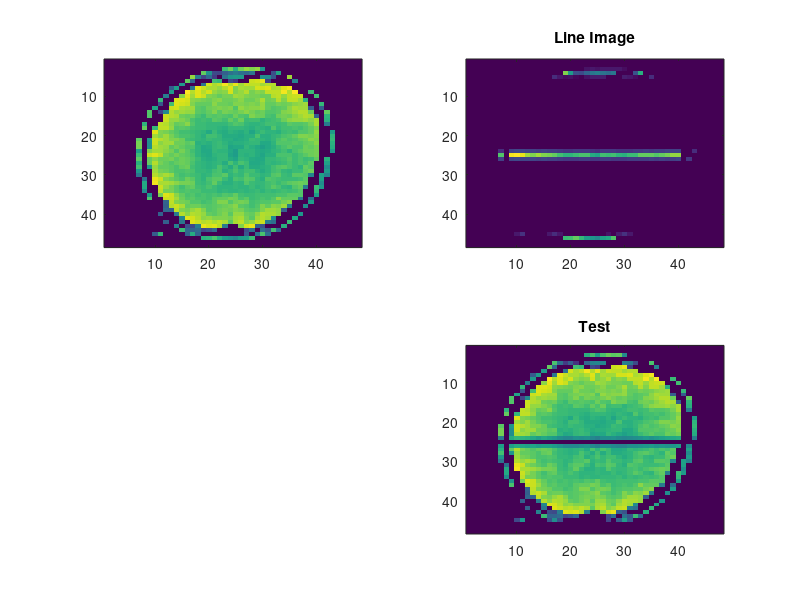

MATLAB code for this plot:
clear all
clc

LI = load('LineImage.mat');
SE = load('SpinEchoImage.mat');


figure;

subplot(2,2,1);imagesc(abs(SE.Ispace));

subplot(2,2,2);imagesc(abs(LI.Ispace));
title('Line Image');


subplot(2,2,4);imagesc(abs(SE.Ispace)-abs(LI.Ispace));
title('Test');